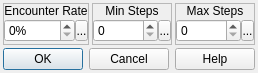
<?xml version="1.0" encoding="UTF-8"?>
<ui version="4.0">
 <class>ConfigureEvent_ChangeEncounterRate</class>
 <widget class="QDialog" name="ConfigureEvent_ChangeEncounterRate">
  <property name="geometry">
   <rect>
    <x>0</x>
    <y>0</y>
    <width>251</width>
    <height>73</height>
   </rect>
  </property>
  <property name="windowTitle">
   <string>Change Encounter Rate</string>
  </property>
  <property name="windowIcon">
   <iconset resource="gui_icons.qrc">
    <normaloff>:/icons/openrpgmaker.png</normaloff>:/icons/openrpgmaker.png</iconset>
  </property>
  <property name="styleSheet">
   <string notr="true">.QFrame
{
	border-width: 1px;
	border-style: solid;
	border-color: palette(window-text);
}

.QFrame&gt;QLabel
{
	border-width: 0px;
	background-color: palette(window-text);
	color: palette(window);
	font-weight: bold;
}

.QFrame&gt;QCheckBox
{
	background-color: palette(window-text);
	border-width: 0px;
	border-style: none;
	color: palette(window);
	spacing: 3px;
	font-weight: bold;
	padding: 0px 0px 0px 3px;
}

.QFrame&gt;QCheckBox::indicator
{
	min-width: 8px;
	max-width: 8px;
	min-height: 8px;
	max-height: 8px;
	width: 8px;
	height: 8px;
	border-width: 2px;
	border-radius: 0px;
	border-style: ridge;
	border-color: palette(mid);
}

.QFrame&gt;QCheckBox::indicator:unchecked
{
	background-color: palette(base);
}

.QFrame&gt;QCheckBox::indicator:checked
{
	background-color: palette(window-text);
}

.QFrame&gt;QCheckBox::indicator:hover
{
	border-color: palette(highlight);
}</string>
  </property>
  <layout class="QVBoxLayout" name="verticalLayout_4">
   <property name="spacing">
    <number>3</number>
   </property>
   <property name="margin">
    <number>3</number>
   </property>
   <item>
    <widget class="QWidget" name="widget_4" native="true">
     <layout class="QHBoxLayout" name="horizontalLayout_4">
      <property name="spacing">
       <number>3</number>
      </property>
      <property name="margin">
       <number>0</number>
      </property>
      <item>
       <widget class="QFrame" name="frame">
        <property name="frameShape">
         <enum>QFrame::StyledPanel</enum>
        </property>
        <property name="frameShadow">
         <enum>QFrame::Raised</enum>
        </property>
        <layout class="QVBoxLayout" name="verticalLayout">
         <property name="spacing">
          <number>0</number>
         </property>
         <property name="margin">
          <number>0</number>
         </property>
         <item>
          <widget class="QLabel" name="label">
           <property name="sizePolicy">
            <sizepolicy hsizetype="Preferred" vsizetype="Fixed">
             <horstretch>0</horstretch>
             <verstretch>0</verstretch>
            </sizepolicy>
           </property>
           <property name="text">
            <string>Encounter Rate</string>
           </property>
           <property name="alignment">
            <set>Qt::AlignCenter</set>
           </property>
          </widget>
         </item>
         <item>
          <widget class="QWidget" name="widget" native="true">
           <layout class="QHBoxLayout" name="horizontalLayout">
            <property name="spacing">
             <number>0</number>
            </property>
            <property name="margin">
             <number>0</number>
            </property>
            <item>
             <widget class="QSpinBox" name="sbEncRate">
              <property name="accelerated">
               <bool>true</bool>
              </property>
              <property name="suffix">
               <string>%</string>
              </property>
              <property name="maximum">
               <number>100</number>
              </property>
             </widget>
            </item>
            <item>
             <widget class="SpinBoxSideButton" name="bEncRateSideButton">
              <property name="minimumSize">
               <size>
                <width>13</width>
                <height>21</height>
               </size>
              </property>
              <property name="maximumSize">
               <size>
                <width>13</width>
                <height>21</height>
               </size>
              </property>
              <property name="text">
               <string>...</string>
              </property>
              <property name="icon">
               <iconset resource="gui_icons.qrc">
                <normaloff>:/icons/spinBoxSideButton.png</normaloff>:/icons/spinBoxSideButton.png</iconset>
              </property>
              <property name="iconSize">
               <size>
                <width>8</width>
                <height>16</height>
               </size>
              </property>
             </widget>
            </item>
           </layout>
          </widget>
         </item>
        </layout>
       </widget>
      </item>
      <item>
       <widget class="QFrame" name="frame_2">
        <property name="frameShape">
         <enum>QFrame::StyledPanel</enum>
        </property>
        <property name="frameShadow">
         <enum>QFrame::Raised</enum>
        </property>
        <layout class="QVBoxLayout" name="verticalLayout_2">
         <property name="spacing">
          <number>0</number>
         </property>
         <property name="margin">
          <number>0</number>
         </property>
         <item>
          <widget class="QLabel" name="label_2">
           <property name="sizePolicy">
            <sizepolicy hsizetype="Preferred" vsizetype="Fixed">
             <horstretch>0</horstretch>
             <verstretch>0</verstretch>
            </sizepolicy>
           </property>
           <property name="text">
            <string>Min Steps</string>
           </property>
           <property name="alignment">
            <set>Qt::AlignCenter</set>
           </property>
          </widget>
         </item>
         <item>
          <widget class="QWidget" name="widget_2" native="true">
           <layout class="QHBoxLayout" name="horizontalLayout_2">
            <property name="spacing">
             <number>0</number>
            </property>
            <property name="margin">
             <number>0</number>
            </property>
            <item>
             <widget class="QSpinBox" name="sbMinSteps">
              <property name="accelerated">
               <bool>true</bool>
              </property>
              <property name="maximum">
               <number>100</number>
              </property>
             </widget>
            </item>
            <item>
             <widget class="SpinBoxSideButton" name="bMinStepsSideButton">
              <property name="minimumSize">
               <size>
                <width>13</width>
                <height>21</height>
               </size>
              </property>
              <property name="maximumSize">
               <size>
                <width>13</width>
                <height>21</height>
               </size>
              </property>
              <property name="text">
               <string>...</string>
              </property>
              <property name="icon">
               <iconset resource="gui_icons.qrc">
                <normaloff>:/icons/spinBoxSideButton.png</normaloff>:/icons/spinBoxSideButton.png</iconset>
              </property>
              <property name="iconSize">
               <size>
                <width>8</width>
                <height>16</height>
               </size>
              </property>
             </widget>
            </item>
           </layout>
          </widget>
         </item>
        </layout>
       </widget>
      </item>
      <item>
       <widget class="QFrame" name="frame_3">
        <property name="frameShape">
         <enum>QFrame::StyledPanel</enum>
        </property>
        <property name="frameShadow">
         <enum>QFrame::Raised</enum>
        </property>
        <layout class="QVBoxLayout" name="verticalLayout_3">
         <property name="spacing">
          <number>0</number>
         </property>
         <property name="margin">
          <number>0</number>
         </property>
         <item>
          <widget class="QLabel" name="label_3">
           <property name="sizePolicy">
            <sizepolicy hsizetype="Preferred" vsizetype="Fixed">
             <horstretch>0</horstretch>
             <verstretch>0</verstretch>
            </sizepolicy>
           </property>
           <property name="text">
            <string>Max Steps</string>
           </property>
           <property name="alignment">
            <set>Qt::AlignCenter</set>
           </property>
          </widget>
         </item>
         <item>
          <widget class="QWidget" name="widget_3" native="true">
           <layout class="QHBoxLayout" name="horizontalLayout_3">
            <property name="spacing">
             <number>0</number>
            </property>
            <property name="margin">
             <number>0</number>
            </property>
            <item>
             <widget class="QSpinBox" name="sbMaxSteps">
              <property name="accelerated">
               <bool>true</bool>
              </property>
              <property name="maximum">
               <number>100</number>
              </property>
             </widget>
            </item>
            <item>
             <widget class="SpinBoxSideButton" name="bMaxStepsSideButton">
              <property name="minimumSize">
               <size>
                <width>13</width>
                <height>21</height>
               </size>
              </property>
              <property name="maximumSize">
               <size>
                <width>13</width>
                <height>21</height>
               </size>
              </property>
              <property name="text">
               <string>...</string>
              </property>
              <property name="icon">
               <iconset resource="gui_icons.qrc">
                <normaloff>:/icons/spinBoxSideButton.png</normaloff>:/icons/spinBoxSideButton.png</iconset>
              </property>
              <property name="iconSize">
               <size>
                <width>8</width>
                <height>16</height>
               </size>
              </property>
             </widget>
            </item>
           </layout>
          </widget>
         </item>
        </layout>
       </widget>
      </item>
     </layout>
    </widget>
   </item>
   <item>
    <widget class="QDialogButtonBox" name="buttonBox">
     <property name="orientation">
      <enum>Qt::Horizontal</enum>
     </property>
     <property name="standardButtons">
      <set>QDialogButtonBox::Cancel|QDialogButtonBox::Help|QDialogButtonBox::Ok</set>
     </property>
    </widget>
   </item>
  </layout>
 </widget>
 <customwidgets>
  <customwidget>
   <class>SpinBoxSideButton</class>
   <extends>QToolButton</extends>
   <header>spinboxsidebutton.h</header>
  </customwidget>
 </customwidgets>
 <resources>
  <include location="gui_icons.qrc"/>
 </resources>
 <connections>
  <connection>
   <sender>buttonBox</sender>
   <signal>accepted()</signal>
   <receiver>ConfigureEvent_ChangeEncounterRate</receiver>
   <slot>accept()</slot>
   <hints>
    <hint type="sourcelabel">
     <x>248</x>
     <y>254</y>
    </hint>
    <hint type="destinationlabel">
     <x>157</x>
     <y>274</y>
    </hint>
   </hints>
  </connection>
  <connection>
   <sender>buttonBox</sender>
   <signal>rejected()</signal>
   <receiver>ConfigureEvent_ChangeEncounterRate</receiver>
   <slot>reject()</slot>
   <hints>
    <hint type="sourcelabel">
     <x>316</x>
     <y>260</y>
    </hint>
    <hint type="destinationlabel">
     <x>286</x>
     <y>274</y>
    </hint>
   </hints>
  </connection>
 </connections>
</ui>
